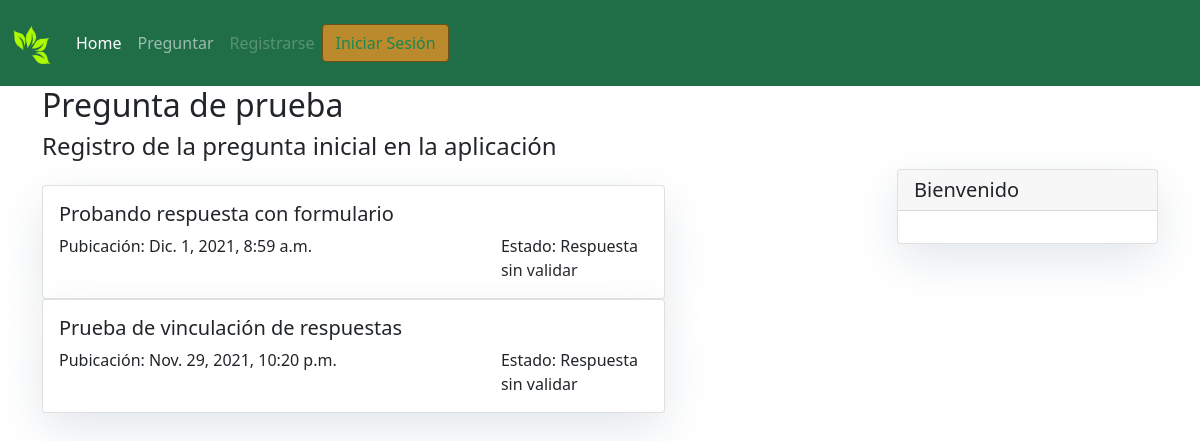
/1/, run on the app's committed database.
### q_and_a/models.py (models this page shows, shortened)
class Pregunta(models.Model):
    titulo = models.CharField(max_length=200)
    detalle = models.TextField()
    fecha_publicacion = models.DateTimeField()
    autor = models.ForeignKey(User, on_delete=models.CASCADE)
    class Meta:
        ordering = ['-fecha_publicacion']

class Respuesta(models.Model):
    contenido = models.TextField()
    fecha_respuesta = models.DateTimeField()
    pregunta = models.ForeignKey(Pregunta, on_delete=models.CASCADE)
    status = models.IntegerField(choices=CORRECTA, default=0)
    class Meta:
        ordering = ['-fecha_respuesta']

### q_and_a/views.py (the view)
# urls.py: path('<int:pk>/', views.DetallesPregunta.as_view(), name='detalles'),
class DetallesPregunta(generic.DetailView):
    model = Pregunta
    template_name = 'detalles_pregunta.html'

### templates/detalles_pregunta.html (shortened to what this page needs)
{% extends "base.html" %}
{% block content %}
    <h2> {{ pregunta.titulo }} </h2>
    <h4>{{ pregunta.detalle }}</h4>
    <div class="col-md-9 mt-3 left">
        {% for respuesta in pregunta.respuesta_set.all %}
        <div class="card w-75" id="#">
            <div class="card-body">
                <h5 class="card-title">{{ respuesta.contenido }}</h5>
                <p class="card-text">
                    <span style="float: left; width: 75%;">
                        Pubicación: {{ respuesta.fecha_respuesta }}
                    </span>
                    <span style="float: left; width: 25%;">
                        Estado: {{ respuesta.get_status_display }}
                    </span>
                </p>
            </div>
        </div>
        {% endfor %}
    </div>
    {% block sidebar %} {% include 'tarjeta_usuario.html' %} {% endblock sidebar %}
    {% block javascript %}
        {% load static %}
    {% endblock javascript %}
{% endblock content %}

### assets/css/general.css (style rules this page uses)
body { margin-left: 1em; margin-right: 1em; margin-bottom: 3em; }
.card { box-shadow: 0 16px 48px #E3E7EB; }

### data on the page
Pregunta: titulo "Pregunta de prueba", detalle "Registro de la pregunta inicial en la aplicación"
Respuesta: contenido "Probando respuesta con formulario", fecha_respuesta "Dic. 1, 2021, 8:59 a.m.", status "Respuesta sin validar"
Respuesta: contenido "Prueba de vinculación de respuestas", fecha_respuesta "Nov. 29, 2021, 10:20 p.m.", status "Respuesta sin validar"
